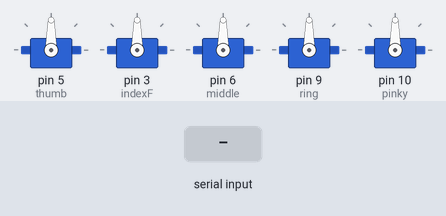
This sketch was run on a simulated Arduino Uno, built with avr-gcc and run on an emulated ATmega328P. Shown: 5 × servo. The inputs (shaded band) are chosen by the test bench.

Above: at 1.2 s.
1.3 s: "90,45\n" received over Serial
At 2.5 s:
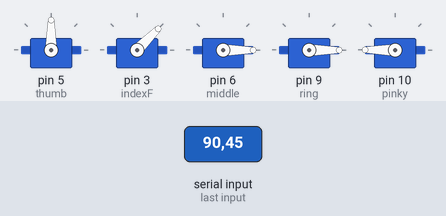
2.8 s: byte 10 ('\n') received over Serial
At 3.6 s:
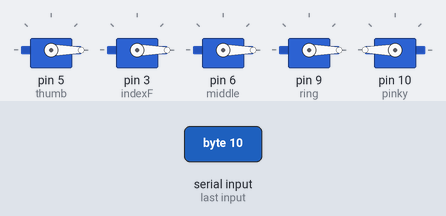
4.3 s: "30,150\n" received over Serial
At 5.0 s:
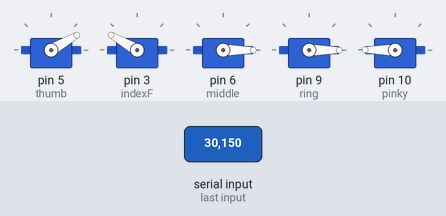
5.8 s: "90\n" received over Serial
At 7.0 s:
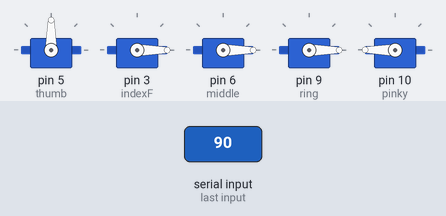
7.3 s: "200\n" received over Serial
At 8.4 s:
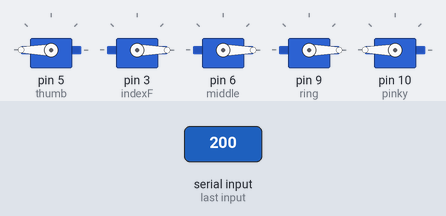
8.8 s: "90,45,200,10,150\n" received over Serial
At 10.0 s:
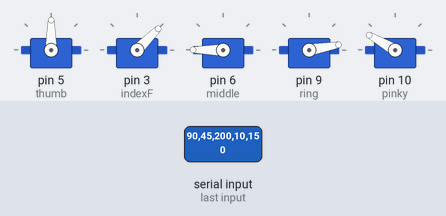
Timing chart, 0 to 11.3 s (numbered marks = the images above; inputs shaded):
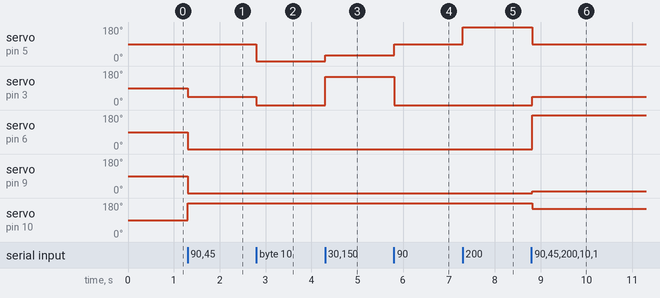

The sketch:

hardware_test.ino
```cpp
#include <Servo.h>

Servo thumb, indexF, middle, ring, pinky;

String input = "";

void setup() {
  Serial.begin(9600);

  // Attach servos to pins
  thumb.attach(5);
  indexF.attach(3);
  middle.attach(6);
  ring.attach(9);
  pinky.attach(10);
}

void loop() {
  while (Serial.available()) {
    char c = Serial.read();

    if (c == '\n') {
      processData(input);
      input = "";
    } else {
      input += c;
    }
  }
}

// -----------------------------
// PROCESS DATA FROM PYTHON
// -----------------------------
void processData(String data) {
  int t, i, m, r, p;

  sscanf(data.c_str(), "%d,%d,%d,%d,%d", &t, &i, &m, &r, &p);

  thumb.write(t);
  indexF.write(i);
  middle.write(m);
  ring.write(r);
  pinky.write(p);
}
```

Measured:
- after the input at 1.3 s, servo on pin 3 (indexF): 90° → 45° at once; servo on pin 6 (middle), servo on pin 9 (ring): 90° → 0° at once; servo on pin 10 (pinky): 90° → 180° at once
- after the input at 2.8 s, servo on pin 5 (thumb): 90° → 0° at once; servo on pin 3 (indexF): 45° → 0° at once
- after the input at 4.3 s, servo on pin 5 (thumb): 0° → 30° at once; servo on pin 3 (indexF): 0° → 150° at once
- after the input at 5.8 s, servo on pin 5 (thumb): 30° → 90° at once; servo on pin 3 (indexF): 150° → 0° at once
- after the input at 7.3 s, servo on pin 5 (thumb): 90° → 180° at once
- after the input at 8.8 s, servo on pin 5 (thumb): 180° → 90° at once; servo on pin 3 (indexF): 0° → 45° at once; servo on pin 6 (middle): 0° → 180° at once; servo on pin 9 (ring): 0° → 10° at once; servo on pin 10 (pinky): 180° → 150° at once
